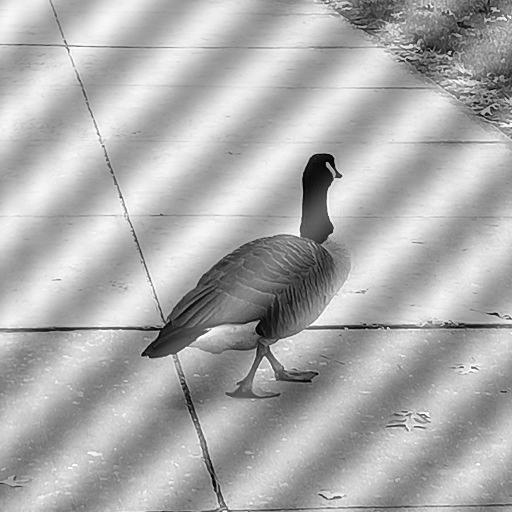
#> input picture img/pnois2.jpg, 512 x 512 px, found by its file name
$ python 4_frequency_domain_filtering.py   (older library calls are emulated)
#> lines starting #> are read from the running program, lines starting #| are printed output that depends on the picture
# 4_frequency_domain_filtering.py
"""
Frequency Domain Filtering — ALL filters built manually from equations
========================================================================
Filters (all built with manual for-loops, no vectorized shortcuts):

  Gaussian:      GLPF, GHPF, GBRF, Gaussian Notch-Reject
  Butterworth:   BLPF, BHPF, BBRF, Butterworth Notch-Reject

Pipeline:
  1. FFT → shift to center
  2. Build H(u,v) filter mask manually (nested loops)
  3. G(u,v) = |F(u,v)| * H(u,v)
  4. Recombine with phase: G(u,v) * e^(j*angle)
  5. Inverse FFT → output image
"""

import cv2
import numpy as np


# ═══════════════════════════════════════════════════════════════
# 1. GAUSSIAN LOW-PASS FILTER (GLPF)
#    H(u,v) = exp( -D(u,v)² / (2·D0²) )
# ═══════════════════════════════════════════════════════════════
def make_gaussian_lpf(shape, D0):
    rows, cols = shape
    center_row, center_col = rows // 2, cols // 2
    H = np.zeros((rows, cols), dtype=np.float64)

    for u in range(rows):
        for v in range(cols):
            D = np.sqrt((u - center_row)**2 + (v - center_col)**2)
            H[u, v] = np.exp(-(D**2) / (2 * D0**2))

    return H


# ═══════════════════════════════════════════════════════════════
# 2. GAUSSIAN HIGH-PASS FILTER (GHPF)
#    H(u,v) = 1 - GLPF(u,v)
# ═══════════════════════════════════════════════════════════════
# [145 lines left out: functions make_gaussian_hpf, make_gaussian_brf, make_gaussian_notch_reject, make_butterworth_lpf, make_butterworth_hpf, make_butterworth_brf and 1 more, not called in this run]


# ═══════════════════════════════════════════════════════════════
# MAIN
# ═══════════════════════════════════════════════════════════════

# take input
img_input = cv2.imread('images/pnois2.jpg', 0)
#> img_input is the input picture: shape (512, 512); min 0, max 255, mean 172.7

if img_input is None:
    print("Error: 'images/pnois2.jpg' not found!")
else:
    img = img_input.copy()

    # ── Step 1: Fourier Transform ──
    ft = np.fft.fft2(img)
    ft_shift = np.fft.fftshift(ft)

    # ── Step 2: Magnitude & Phase ──
    magnitude_spectrum_ac = np.abs(ft_shift)
    ang = np.angle(ft_shift)
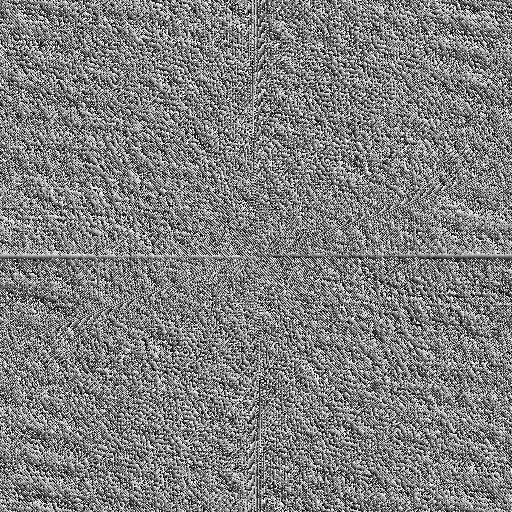
#> ang: shape (512, 512) float64; min -3.14, max 3.14, mean -8.67e-18; drawn with min black and max white

    # For visualization
    magnitude_spectrum = 20 * np.log(np.abs(ft_shift) + 1)
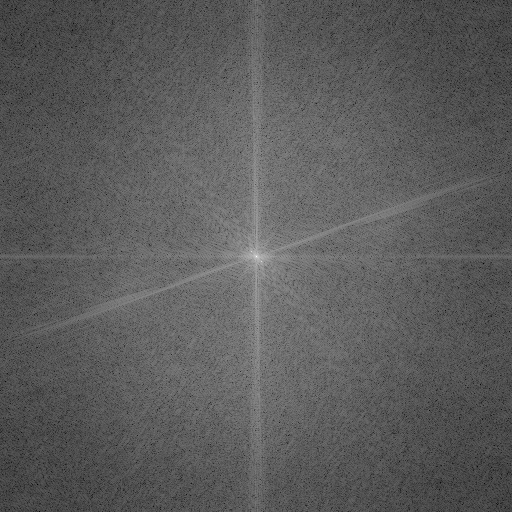
#> magnitude_spectrum: shape (512, 512) float64; min 49.85, max 352.6, mean 159; drawn with min black and max white
    magnitude_spectrum = cv2.normalize(magnitude_spectrum, None, 0, 255,
                                       cv2.NORM_MINMAX, dtype=cv2.CV_8U)

    img_shape = ft_shift.shape
#> img_shape = (512, 512)

    # ── Parameters ──
    D0 = 30          # cutoff frequency
    W = 10           # bandwidth (for band-reject)
    n = 2            # Butterworth order
    d0_notch = 10    # notch radius
    u_k, v_k = 261, 261  # noise spike coordinate

    # ══════════════════════════════════════════════
    # Choose which filter to apply (change this!)
    # ══════════════════════════════════════════════
    # Options: 'GLPF', 'GHPF', 'GBRF', 'G_NOTCH',
    #          'BLPF', 'BHPF', 'BBRF', 'BW_NOTCH'

    filter_choice = 'GLPF'

    print(f"Building filter: {filter_choice} ...")

    if filter_choice == 'GLPF':
        H = make_gaussian_lpf(img_shape, D0)
#> after the loop in make_gaussian_lpf, `for u in range(rows):`:
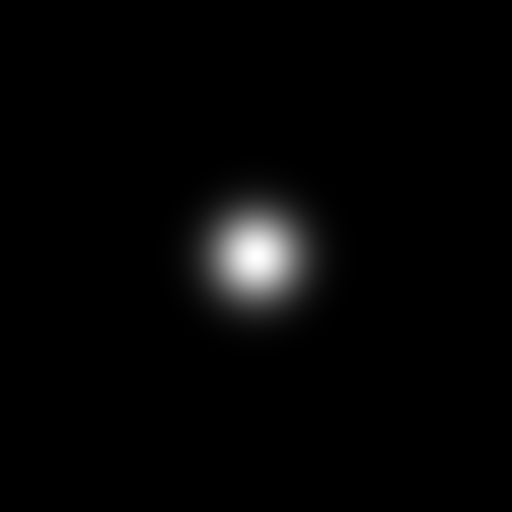
#> H: shape (512, 512) float64; min 2.37e-32, max 1, mean 0.0216
        title = f"Gaussian Low-Pass (D0={D0})"

    elif filter_choice == 'GHPF':
        H = make_gaussian_hpf(img_shape, D0)
        title = f"Gaussian High-Pass (D0={D0})"

    elif filter_choice == 'GBRF':
        H = make_gaussian_brf(img_shape, D0, W)
        title = f"Gaussian Band-Reject (D0={D0}, W={W})"

    elif filter_choice == 'G_NOTCH':
        H = make_gaussian_notch_reject(img_shape, d0_notch, u_k, v_k)
        title = f"Gaussian Notch-Reject (d0={d0_notch})"

    elif filter_choice == 'BLPF':
        H = make_butterworth_lpf(img_shape, D0, n)
        title = f"Butterworth Low-Pass (D0={D0}, n={n})"

    elif filter_choice == 'BHPF':
        H = make_butterworth_hpf(img_shape, D0, n)
        title = f"Butterworth High-Pass (D0={D0}, n={n})"

    elif filter_choice == 'BBRF':
        H = make_butterworth_brf(img_shape, D0, W, n)
        title = f"Butterworth Band-Reject (D0={D0}, W={W}, n={n})"

    elif filter_choice == 'BW_NOTCH':
        H = make_butterworth_notch_reject(img_shape, d0_notch, n, u_k, v_k)
        title = f"Butterworth Notch-Reject (d0={d0_notch}, n={n})"

    print("Filter built. Applying...")

    # ── Step 3: Apply filter  G(u,v) = |F(u,v)| * H(u,v) ──
    filtered_spectrum = magnitude_spectrum_ac * H

    # ── Step 4: Recombine with phase  G(u,v) = |G(u,v)| * e^(j·θ) ──
    final_result = np.multiply(filtered_spectrum, np.exp(1j * ang))

    # ── Step 5: Inverse Fourier Transform ──
    img_back = np.real(np.fft.ifft2(np.fft.ifftshift(final_result)))
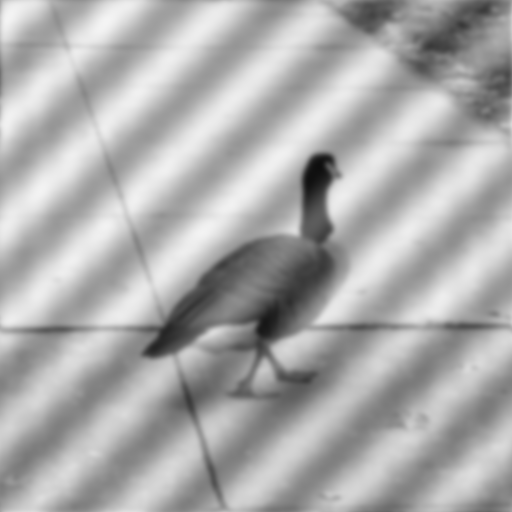
#> img_back: shape (512, 512) float64; min 14.29, max 244.9, mean 172.7
    img_back_scaled = cv2.normalize(img_back, None, 0, 255,
                                    cv2.NORM_MINMAX, dtype=cv2.CV_8U)

    # ── Display ──
    H_display = cv2.normalize(H, None, 0, 255, cv2.NORM_MINMAX, dtype=cv2.CV_8U)

    cv2.imshow("1. Input Image", img_input)
    cv2.imshow("2. Magnitude Spectrum", magnitude_spectrum)
    cv2.imshow(f"3. Filter H(u,v) — {title}", H_display)
    cv2.imshow(f"4. Output — {title}", img_back_scaled)

    cv2.waitKey(0)
    cv2.destroyAllWindows()
